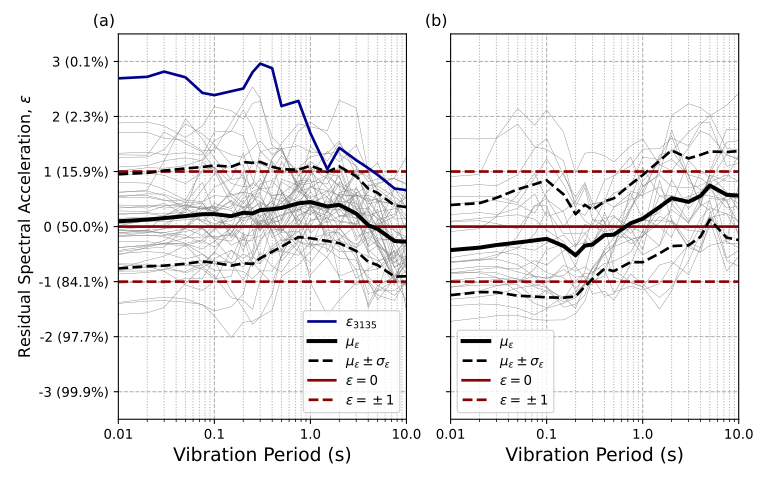

Source code (Python):
import matplotlib.pyplot as plt
import pandas as pd
import numpy as np

epsilon_df_pazarcik = pd.read_csv("figure_11/epsilon_df_pazarcik.csv", index_col=0)
epsilon_df_elbistan = pd.read_csv("figure_11/epsilon_df_elbistan.csv", index_col=0)

mean_epsilons_pazarcik = epsilon_df_pazarcik.mean(axis=0)
std_epsilons_pazarcik = epsilon_df_pazarcik.std(axis=0)

mean_epsilons_elbistan = epsilon_df_elbistan.mean(axis=0)
std_epsilons_elbistan = epsilon_df_elbistan.std(axis=0)

def get_station(filename):
    station = filename.split("_")[1]
    if station.startswith("0"):
        return station[1:]
    else:
        return station

periods = np.array([0.01, 0.02, 0.03, 0.05, 0.075, 0.1, 0.15, 0.2, 0.25, 0.3, 0.4, 0.5, 0.75, 1.0, 1.5, 2.0, 3.0,
                    4.0, 5.0, 7.5, 10])

plt.interactive(True)

fig, axs = plt.subplots(1, 2, sharey=True, figsize=(8, 5))

for fname, row in epsilon_df_pazarcik.iterrows():
    if get_station(fname) == "3135":
        axs[0].plot(periods, row, color="darkblue", lw=2, label="$\epsilon_{3135}$", zorder=99)
    else:
        axs[0].plot(periods, row, color="gray", lw=0.3)

for fname, row in epsilon_df_elbistan.iterrows():
    axs[1].plot(periods, row, color="gray", lw=0.3)

axs[0].plot(periods, mean_epsilons_pazarcik, color="black", lw=3, label="$\mu_{\epsilon}$", zorder=90)
axs[0].plot(periods, mean_epsilons_pazarcik+std_epsilons_pazarcik, color="black", lw=2, ls="dashed", label="$\mu_{\epsilon}\pm\sigma_{\epsilon}$", zorder=90)
axs[0].plot(periods, mean_epsilons_pazarcik-std_epsilons_pazarcik, color="black", lw=2, ls="dashed", zorder=90)

axs[1].plot(periods, mean_epsilons_elbistan, color="black", lw=3, label="$\mu_{\epsilon}$", zorder=90)
axs[1].plot(periods, mean_epsilons_elbistan+std_epsilons_elbistan, color="black", lw=2, ls="dashed", label="$\mu_{\epsilon}\pm\sigma_{\epsilon}$", zorder=90)
axs[1].plot(periods, mean_epsilons_elbistan-std_epsilons_elbistan, color="black", lw=2, ls="dashed", zorder=90)

yticklabels = [
    "-3 $(99.9\%)$",
    "-2 $(97.7\%)$",
    "-1 $(84.1\%)$",
    "0 $(50.0\%)$",
    "1 $(15.9\%)$",
    "2 $(2.3\%)$",
    "3 $(0.1\%)$"
]

for i, ax in enumerate(axs):
    ax.axhline(0, lw=2, color="darkred", label="$\epsilon=0$", zorder=2)
    ax.axhline(1, lw=2, color="darkred", ls="dashed", label="$\epsilon=\pm1$", zorder=2)
    ax.axhline(-1, lw=2, color="darkred", ls="dashed", zorder=2)
    ax.set_xlim(left=0.01, right=10)
    ax.set_ylim(bottom=-3.5, top=3.5)
    ax.set_xlabel("Vibration Period (s)", fontsize=14)
    ax.set_xscale("log")
    ax.set_xticks([0.01, 0.1, 1, 10])
    ax.set_xticklabels(["0.01", "0.1", "1.0", "10.0"])
    ax.set_yticks([-3, -2, -1, 0, 1, 2, 3])
    ax.set_yticklabels(yticklabels)
    ax.grid(which="major", ls="dashed", zorder=0)
    ax.grid(which="minor", ls="dotted", zorder=0)
    ax.legend()
    ax.set_title(["(a)", "(b)"][i], x=-0.05)

axs[0].set_ylabel("Residual Spectral Acceleration, $\epsilon$", fontsize=12)
plt.tight_layout()
plt.savefig("figure_11/fig_11.svg")
